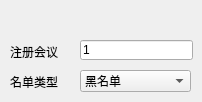
          <widget class="QWidget" name="page_3">
           <widget class="QLineEdit" name="GetPersonList_seesionEdit">
            <property name="geometry">
             <rect>
              <x>80</x>
              <y>40</y>
              <width>113</width>
              <height>20</height>
             </rect>
            </property>
            <property name="text">
             <string>1</string>
            </property>
           </widget>
           <widget class="QLabel" name="GetPersonList_seesion">
            <property name="geometry">
             <rect>
              <x>10</x>
              <y>40</y>
              <width>60</width>
              <height>23</height>
             </rect>
            </property>
            <property name="text">
             <string>注册会议</string>
            </property>
           </widget>
           <widget class="QLabel" name="GetPersonList_type">
            <property name="geometry">
             <rect>
              <x>10</x>
              <y>70</y>
              <width>60</width>
              <height>23</height>
             </rect>
            </property>
            <property name="text">
             <string>名单类型</string>
            </property>
           </widget>
           <widget class="QComboBox" name="GetPersonList_typeComboBox">
            <property name="geometry">
             <rect>
              <x>80</x>
              <y>70</y>
              <width>111</width>
              <height>22</height>
             </rect>
            </property>
            <item>
             <property name="text">
              <string>黑名单</string>
             </property>
            </item>
            <item>
             <property name="text">
              <string>白名单</string>
             </property>
            </item>
            <item>
             <property name="text">
              <string>VIP名单</string>
             </property>
            </item>
           </widget>
          </widget>
